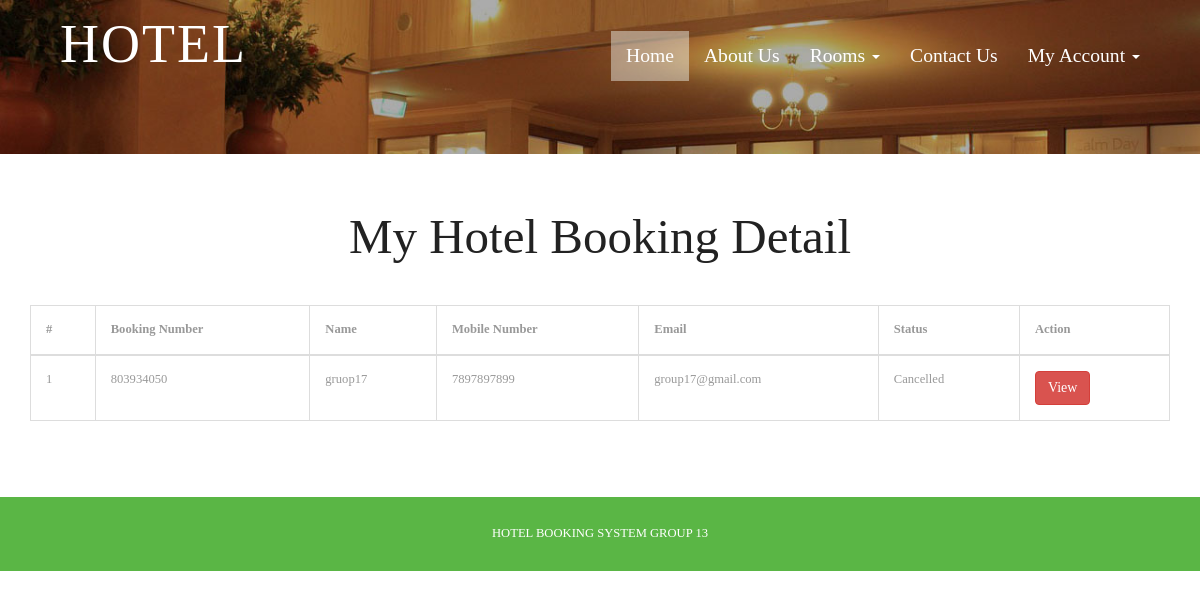
Page /my-booking.php (signed in) on the committed database.
### tables this page shows
CREATE TABLE `tblbooking` (
  `ID` int(10) NOT NULL,
  `RoomId` int(5) DEFAULT NULL,
  `BookingNumber` varchar(120) DEFAULT NULL,
  `UserID` int(5) NOT NULL,
  `IDType` varchar(120) DEFAULT NULL,
  `Gender` varchar(50) DEFAULT NULL,
  `Address` mediumtext DEFAULT NULL,
  `CheckinDate` varchar(200) DEFAULT NULL,
  `CheckoutDate` varchar(200) DEFAULT NULL,
  `BookingDate` timestamp NULL DEFAULT current_timestamp(),
  `Remark` varchar(50) DEFAULT NULL,
  `Status` varchar(50) DEFAULT NULL,
  `UpdationDate` timestamp NULL DEFAULT NULL ON UPDATE current_timestamp()
);

CREATE TABLE `tbluser` (
  `ID` int(10) NOT NULL,
  `FullName` varchar(200) DEFAULT NULL,
  `MobileNumber` bigint(10) DEFAULT NULL,
  `Email` varchar(120) DEFAULT NULL,
  `Password` varchar(120) DEFAULT NULL,
  `RegDate` timestamp NULL DEFAULT current_timestamp()
);

### my-booking.php (the view, shortened to what this page needs)
<?php
include('includes/dbconnection.php');
if (strlen($_SESSION['hbmsuid']==0)) {
  header('location:logout.php');
  } else{
?>
<!DOCTYPE HTML>
<html>
<head>
<link href="css/bootstrap.css" rel="stylesheet" type="text/css" media="all">
<link href="css/style.css" rel="stylesheet" type="text/css" media="all" />
</head>
<body>
			<div class="header head-top">
				<div class="container">
	<?php include_once('includes/header.php');?>
		</div>
</div>
	<div class="typography">
			<div class="container">
				<div class="typography-info">
					<h2 class="type">My Hotel Booking Detail</h2>
				</div>
				<div class="bs-docs-example">
					<table class="table table-bordered">
						<thead>
							<tr>
								<th>#</th>
								<th>Booking Number</th>
								<th>Name</th>
								<th>Mobile Number</th>
								<th>Email</th>
								<th>Status</th>
								<th>Action</th>
							</tr>
						</thead>
						<tbody>
							<?php
                                            $uid= $_SESSION['hbmsuid'];
$sql="SELECT tbluser.*,tblbooking.BookingNumber,tblbooking.Status,tblbooking.ID as bid from tblbooking join tbluser on tblbooking.UserID=tbluser.ID where UserID=:uid";
$query = $dbh -> prepare($sql);
$query-> bindParam(':uid', $uid, PDO::PARAM_STR);
$query->execute();
$results=$query->fetchAll(PDO::FETCH_OBJ);
$cnt=1;
if($query->rowCount() > 0)
{
foreach($results as $row)
{               ?>
							<tr>
								<td><?php echo htmlentities($cnt);?></td>
								<td><?php  echo htmlentities($row->BookingNumber);?></td>
								<td><?php  echo htmlentities($row->FullName);?></td>
								<td><?php  echo htmlentities($row->MobileNumber);?></td>
								<td><?php  echo htmlentities($row->Email);?></td>
								<?php if($row->Status==""){ ?>
                     <td><?php echo "Still Pending"; ?></td>
<?php } else { ?>                  <td><?php  echo htmlentities($row->Status);?>
                  </td>
                  <?php } ?>
							 <td><a href="view-application-detail.php?viewid=<?php echo htmlentities ($row->bid);?>" class="btn btn-danger">View</a>
                                                    </td>
							</tr>
							<?php $cnt=$cnt+1;}} ?>
						</tbody>
					</table>
				</div>
			</div>
	</div>
				<?php include_once('includes/footer.php');?>
</body>
</html><?php }  ?>

### css/style.css (style rules this page uses)
body a { transition:0.5s all; -webkit-transition:0.5s all; -moz-transition:0.5s all; -o-transition:0.5s all; -ms-transition:0.5s all; }
h1,h2,h3,h4,h5,h6 { padding:0 0; margin:0 0; }
body { padding:0 0; margin:0 0; font-family: 'OpenSans-Regular' }
.header { background:url(../images/banner1.jpg) no-repeat 0px 0px; background-size:cover; -webkit-background-size: cover; -moz-background-size: cover; -o-background-size: cover; -ms-background-size: cover; min-height:764px; padding-bottom: 4em; }
.head-top { min-height: 115px !important; }
.typography-info { text-align: center; margin-bottom: 3em; }
h2.type { font-size: 3.5em; text-transform: capitalize; font-family: 'Rancho-Regular'; color: #222; }
.typography { padding: 4em 0; }
.table > thead > tr > th, .table > tbody > tr > th, .table > tfoot > tr > th, .table > thead > tr > td, .table > tbody > tr > td, .table > tfoot > tr > td { border-top: none !important; }
.bs-docs-example { margin: 1em 0; }
.table td, .table>tbody>tr>td, .table>tbody>tr>th, .table>tfoot>tr>td, .table>tfoot>tr>th, .table>thead>tr>td, .table>thead>tr>th { padding: 15px!important; }
.table > thead > tr > th, .table > tbody > tr > th, .table > tfoot > tr > th, .table > thead > tr > td, .table > tbody > tr > td, .table > tfoot > tr > td { font-size: 0.9em; color: #999; border-top: none !important; }
@media (max-width:1440px) { .header { min-height: 679px; } }
@media (max-width:1366px) { .header { min-height: 652px; } }
@media (max-width:1280px) { .header { min-height: 602px; } }

### rows in the picture
tblbooking: BookingNumber "803934050", UserID.FullName "gruop17", UserID.MobileNumber "7897897899", UserID.Email "group17@gmail.com", Status "Cancelled"
